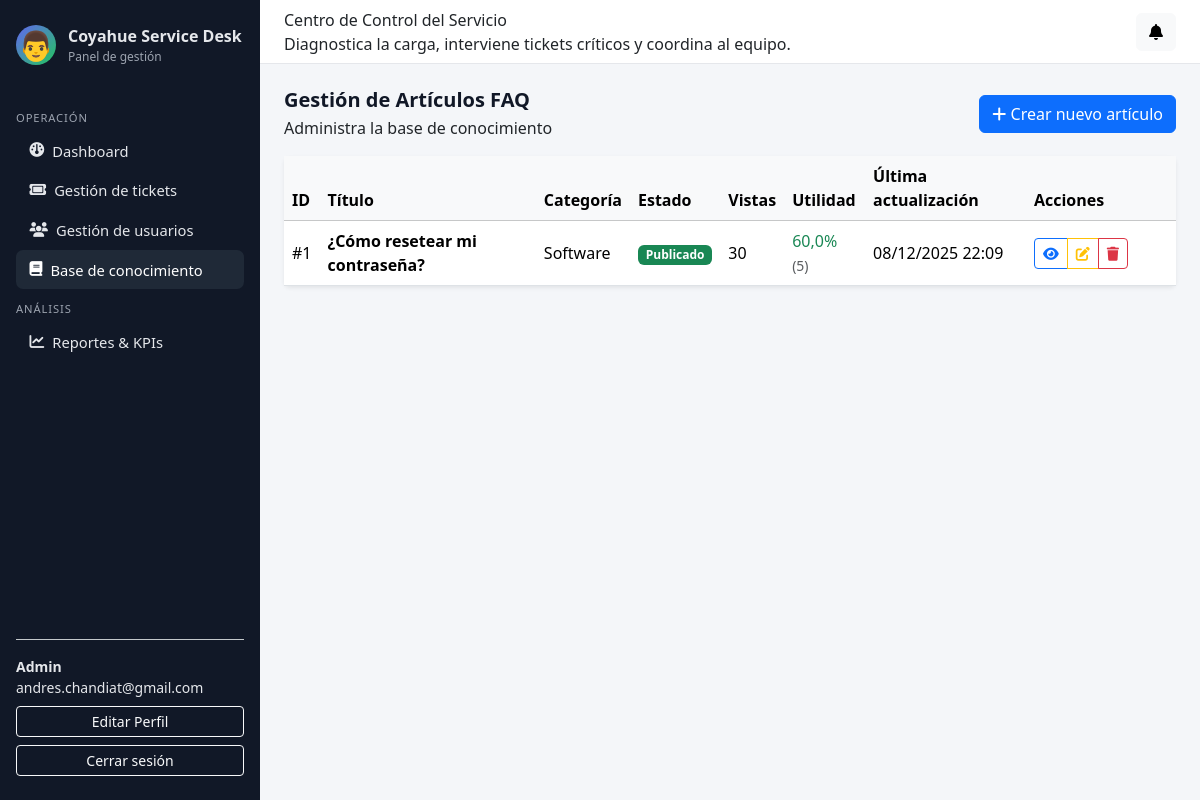
Page /panel/admin/faq/ (signed in) on the committed database.
### accounts/models.py (models this page shows, shortened)
class Usuario(AbstractUser):
    username = None
    email = models.EmailField("email address", unique=True)
    rol = models.ForeignKey(
        Rol,
        on_delete=models.PROTECT,
        related_name="usuarios",
        null=True,
        blank=True,
    )
    telefono = models.CharField(max_length=30, blank=True)
    departamento = models.CharField(max_length=100, blank=True)
    activo = models.BooleanField(default=True)
    AVATAR_CHOICES = [
        ('👤', '👤 Persona'),
        ('👨', '👨 Hombre'),
        ('👩', '👩 Mujer'),
        ('🧑', '🧑 Persona neutra'),
        ('👔', '👔 Profesional'),
        ('💼', '💼 Ejecutivo'),
        ('🎓', '🎓 Estudiante'),
        ('⚙️', '⚙️ Técnico'),
    ]
    avatar = models.CharField(
        max_length=10,
        choices=AVATAR_CHOICES,
        default='👤',
        help_text="Ícono de perfil personalizado"
    )
    fecha_creacion = models.DateTimeField(auto_now_add=True)
    fecha_actualizacion = models.DateTimeField(auto_now=True)
    USERNAME_FIELD = "email"
    REQUIRED_FIELDS: list[str] = []  # no pedimos username, solo email + password
    objects = UsuarioManager()

class Rol(models.Model):
    nombre_rol = models.CharField(max_length=50, unique=True)
    descripcion = models.TextField(blank=True)
    permisos = models.JSONField(default=dict, blank=True)
    fecha_creacion = models.DateTimeField(auto_now_add=True)

### knowledge_base/models.py (models this page shows, shortened)
class ArticuloFAQ(models.Model):
    titulo = models.CharField(max_length=255, help_text="Pregunta o título del artículo")
    problema = models.TextField(help_text="Descripción detallada del problema")
    solucion = models.TextField(help_text="Solución paso a paso")
    categoria = models.ForeignKey(
        Categoria,
        on_delete=models.SET_NULL,
        null=True,
        blank=True,
        related_name="articulos_faq",
        help_text="Categoría del artículo (mismas que tickets)"
    )
    tags = models.CharField(
        max_length=255,
        blank=True,
        help_text="Palabras clave separadas por comas (ej: password, acceso, vpn)"
    )
    creado_por = models.ForeignKey(
        Usuario,
        on_delete=models.SET_NULL,
        null=True,
        related_name="articulos_creados"
    )
    fecha_creacion = models.DateTimeField(auto_now_add=True)
    fecha_actualizacion = models.DateTimeField(auto_now=True)
    publicado = models.BooleanField(default=True, help_text="Si está visible para usuarios")
    destacado = models.BooleanField(default=False, help_text="Aparece en artículos destacados")
    vistas = models.IntegerField(default=0, help_text="Número de veces que se ha visto")
    util_si = models.IntegerField(default=0, help_text="Votos positivos '¿Fue útil? Sí'")
    util_no = models.IntegerField(default=0, help_text="Votos negativos '¿Fue útil? No'")
    class Meta:
        verbose_name = "Artículo FAQ"
        verbose_name_plural = "Artículos FAQ"
        ordering = ["-destacado", "-fecha_actualizacion"]
    @property
    def porcentaje_utilidad(self):
        total = self.util_si + self.util_no
        if total == 0:
            return None
        return round((self.util_si / total) * 100, 1)
    @property
    def total_votos(self):
        return self.util_si + self.util_no

### tickets/models.py (models this page shows, shortened)
class Categoria(models.Model):
    nombre_categoria = models.CharField(max_length=100, unique=True)
    descripcion = models.TextField(blank=True)
    activo = models.BooleanField(default=True)

### knowledge_base/views.py (the view)
# urls.py: path("panel/admin/faq/", faq_admin_listar, name="faq_admin_listar"),
@login_required
def faq_admin_listar(request):
    if not (require_role(request.user, "ADMIN") or require_role(request.user, "TECNICO")):
        return HttpResponseForbidden("No tienes permiso para gestionar artículos FAQ.")
    articulos = ArticuloFAQ.objects.select_related('categoria', 'creado_por').order_by('-fecha_actualizacion')
    return render(request, 'knowledge_base/faq_admin_listar.html', {
        'articulos': articulos,
    })

### knowledge_base/views.py (called while the page is built)
def require_role(user, rol_nombre: str) -> bool:
    return (
        user.is_authenticated
        and hasattr(user, "rol")
        and user.rol
        and user.rol.nombre_rol.upper() == rol_nombre.upper()
    )

### notifications/context_processors.py (called while the page is built)
def notificaciones_context(request):
    if not request.user.is_authenticated:
        return {}
    qs = Notificacion.objects.filter(
        usuario_destino=request.user,
        leida=False
    ).order_by("-fecha_envio")
    return {
        "notificaciones_no_leidas": qs,
        "total_notificaciones_no_leidas": qs.count(),
    }

### templates/knowledge_base/faq_admin_listar.html (shortened to what this page needs)
{% extends "base_admin.html" %}
{% block content %}
<div class="d-flex justify-content-between align-items-center mb-3">
    <div>
        <h1 class="page-title mb-1">Gestión de Artículos FAQ</h1>
        <p class="page-subtitle mb-0">Administra la base de conocimiento</p>
    </div>
    <a href="{% url 'faq_admin_crear' %}" class="btn btn-primary">
        <i class="fa-solid fa-plus"></i> Crear nuevo artículo
    </a>
</div>
<div class="card shadow-sm border-0">
    <div class="card-body p-0">
        <div class="table-responsive">
            <table class="table table-hover mb-0 align-middle">
                <thead class="table-light">
                    <tr>
                        <th>ID</th>
                        <th>Título</th>
                        <th>Categoría</th>
                        <th>Estado</th>
                        <th>Vistas</th>
                        <th>Utilidad</th>
                        <th>Última actualización</th>
                        <th style="width: 150px;">Acciones</th>
                    </tr>
                </thead>
                <tbody>
                    {% if articulos %}
                        {% for art in articulos %}
                        <tr>
                            <td>#{{ art.id }}</td>
                            <td>
                                <div class="fw-semibold">{{ art.titulo|truncatewords:10 }}</div>
                            </td>
                            <td>
                                {% if art.categoria %}
                                    {{ art.categoria.nombre_categoria }}
                                {% else %}
                                    <span class="text-muted">Sin categoría</span>
                                {% endif %}
                            </td>
                            <td>
                                {% if art.publicado %}
                                    <span class="badge bg-success">Publicado</span>
                                {% else %}
                                    <span class="badge bg-secondary">Borrador</span>
                                {% endif %}
                            </td>
                            <td>{{ art.vistas }}</td>
                            <td>
                                {% if art.total_votos > 0 %}
                                    <span class="text-success">{{ art.porcentaje_utilidad }}%</span>
                                    <small class="text-muted">({{ art.total_votos }})</small>
                                {% else %}
                                    <span class="text-muted">-</span>
                                {% endif %}
                            </td>
                            <td>{{ art.fecha_actualizacion|date:"d/m/Y H:i" }}</td>
                            <td>
                                <div class="btn-group btn-group-sm">
                                    <a href="{% url 'faq_detalle' art.id %}"
                                       class="btn btn-outline-primary"
                                       title="Ver">
                                        <i class="fa-solid fa-eye"></i>
                                    </a>
                                    <a href="{% url 'faq_admin_editar' art.id %}"
                                       class="btn btn-outline-warning"
                                       title="Editar">
                                        <i class="fa-solid fa-edit"></i>
                                    </a>
                                    <a href="{% url 'faq_admin_eliminar' art.id %}"
                                       class="btn btn-outline-danger"
                                       title="Eliminar">
                                        <i class="fa-solid fa-trash"></i>
                                    </a>
                                </div>
                            </td>
                        </tr>
                        {% endfor %}
                    {% else %}
                        <tr>
                            <td colspan="8" class="text-center text-muted py-4">
                                No hay artículos FAQ creados.
                            </td>
                        </tr>
                    {% endif %}
                </tbody>
            </table>
        </div>
    </div>
</div>
{% endblock %}

### templates/base_admin.html (shortened to what this page needs)
{% load static %}
<!DOCTYPE html>
<html lang="es">
<head>
    <link href="https://cdn.jsdelivr.net/npm/bootstrap@5.3.2/dist/css/bootstrap.min.css" rel="stylesheet"/>
    <link rel="stylesheet"
        href="https://cdnjs.cloudflare.com/ajax/libs/font-awesome/6.5.0/css/all.min.css"
/>
</head>
<body>
<div class="layout-wrapper">
    <aside class="sidebar">
        <div class="sidebar-brand">
            <div class="sidebar-brand-icon" style="font-size: 1.8rem;">{{ user.avatar }}</div>
            <div>
                <div class="fw-semibold">Coyahue Service Desk</div>
                <div style="font-size: 0.75rem; color: #9ca3af;">Panel de gestión</div>
            </div>
        </div>
        <nav class="sidebar-nav">
            <div class="sidebar-section-title">Operación</div>
            {% if request.user.is_authenticated and request.user.rol %}
                {% if request.user.rol.nombre_rol|upper == "ADMIN" %}
                    <a href="{% url 'dashboard_admin' %}" class="{% if request.resolver_match.url_name == 'dashboard_admin' %}active-link{% endif %}">
                        <i class="fa-solid fa-gauge"></i> <span>Dashboard</span>
                    </a>
                    <a href="{% url 'tickets_listar' %}" class="{% if request.resolver_match.url_name == 'tickets_listar' %}active-link{% endif %}">
                        <i class="fa-solid fa-ticket"></i> <span>Gestión de tickets</span>
                    </a>
                    <a href="{% url 'usuarios_listar' %}" class="{% if request.resolver_match.url_name in 'usuarios_listar usuarios_crear usuarios_editar usuarios_eliminar' %}active-link{% endif %}">
                        <i class="fa-solid fa-users"></i> <span>Gestión de usuarios</span>
                    </a>
                    <a href="{% url 'faq_admin_listar' %}" class="{% if 'faq_admin' in request.resolver_match.url_name %}active-link{% endif %}">
                        <i class="fa-solid fa-book"></i> <span>Base de conocimiento</span>
                    </a>
                    <div class="sidebar-section-title">Análisis</div>
                    <a href="{% url 'reportes_dashboard' %}" class="{% if request.resolver_match.url_name == 'reportes_dashboard' %}active-link{% endif %}">
                        <i class="fa-solid fa-chart-line"></i> <span>Reportes & KPIs</span>
                    </a>
                {% endif %}
            {% endif %}
        </nav>
        <div class="mt-auto pt-3 border-top border-secondary-subtle small">
            {% if request.user.is_authenticated %}
                <div class="fw-semibold">
                    {% if request.user.rol %}
                        {{ request.user.rol.nombre_rol|title }}
                    {% else %} Usuario {% endif %}
                </div>
                <div class="text-truncate">{{ request.user.email }}</div>
                <a href="{% url 'editar_perfil' %}" class="btn btn-outline-light btn-sm w-100 mt-2">
                     Editar Perfil
                </a>
                <form method="post" action="{% url 'logout' %}" class="mt-2">
                    <button class="btn btn-outline-light btn-sm w-100" type="submit">Cerrar sesión</button>
                </form>
            {% endif %}
        </div>
    </aside>
    <div class="main-area">
        <header class="topbar">
            <div>
                <div class="topbar-title">Centro de Control del Servicio</div>
                <div class="topbar-subtitle">Diagnostica la carga, interviene tickets críticos y coordina al equipo.</div>
            </div>
            <div class="d-flex align-items-center gap-3">
                <div class="dropdown">
                    <button class="btn btn-light position-relative" data-bs-toggle="dropdown">
                        <i class="fa-solid fa-bell"></i>
                    </button>
                </div>
            </div>
        </header>
        <main class="content">
            {% block content %}{% endblock %}
        </main>
    </div>
</div>
</body>
</html>

### templates/base_admin.html (style rules this page uses)
body { font-family: system-ui, -apple-system, BlinkMacSystemFont, "Segoe UI", sans-serif; background-color: #f4f6f9; }
.layout-wrapper { min-height: 100vh; display: flex; flex-direction: row; }
.sidebar { width: 260px; background: #111827; color: #e5e7eb; padding: 1.5rem 1rem; display: flex; flex-direction: column; gap: 1rem; }
.sidebar-brand { display: flex; align-items: center; gap: 0.75rem; margin-bottom: 1rem; }
.sidebar-brand-icon { width: 40px; height: 40px; border-radius: 999px; background: linear-gradient(135deg, #6366f1, #22c55e); display: flex; align-items: center; justify-content: center; color: #fff; font-weight: 700; }
.sidebar-nav a { display: flex; align-items: center; gap: 0.5rem; padding: 0.55rem 0.85rem; border-radius: 0.45rem; color: #e5e7eb; text-decoration: none; font-size: 0.92rem; }
.sidebar-nav a:hover, .sidebar-nav a.active-link { background: #1f2937; color: #ffffff; }
.sidebar-section-title { text-transform: uppercase; font-size: 0.7rem; letter-spacing: 0.08em; color: #9ca3af; margin-top: 0.75rem; margin-bottom: 0.25rem; }
.main-area { flex: 1; display: flex; flex-direction: column; }
.topbar { height: 64px; background: #ffffff; border-bottom: 1px solid #e5e7eb; display: flex; align-items: center; justify-content: space-between; padding: 0 1.5rem; }
.content { padding: 1.5rem; }
.page-title { font-size: 1.25rem; font-weight: 600; color: #111827; }

### rows in the picture
Usuario: avatar "👨", user.rol.nombre_rol "Admin", user.email "andres.chandiat@gmail.com"
ArticuloFAQ: id "1", titulo "¿Cómo resetear mi contraseña?", categoria.nombre_categoria "Software", publicado "Publicado", vistas "30", porcentaje_utilidad "60,0", total_votos "5", fecha_actualizacion "08/12/2025 22:09"
